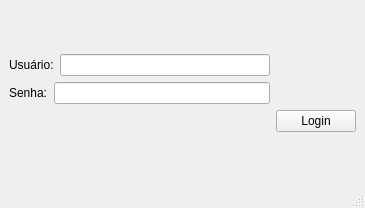
<?xml version="1.0" encoding="UTF-8"?>
<ui version="4.0">
 <class>Login</class>
 <widget class="QMainWindow" name="Login">
  <property name="geometry">
   <rect>
    <x>0</x>
    <y>0</y>
    <width>365</width>
    <height>208</height>
   </rect>
  </property>
  <property name="windowTitle">
   <string>MainWindow</string>
  </property>
  <widget class="QWidget" name="centralwidget">
   <layout class="QGridLayout" name="gridLayout_2">
    <item row="0" column="0">
     <layout class="QGridLayout" name="gridLayout">
      <item row="0" column="0">
       <layout class="QVBoxLayout" name="verticalLayout">
        <item>
         <layout class="QHBoxLayout" name="horizontalLayout">
          <item>
           <widget class="QLabel" name="label">
            <property name="styleSheet">
             <string notr="true">font: 75 10pt &quot;MS Shell Dlg 2&quot;;</string>
            </property>
            <property name="text">
             <string>Usuário:</string>
            </property>
           </widget>
          </item>
          <item>
           <widget class="QLineEdit" name="user_lEdit"/>
          </item>
         </layout>
        </item>
        <item>
         <layout class="QHBoxLayout" name="horizontalLayout_2">
          <item>
           <widget class="QLabel" name="label_2">
            <property name="styleSheet">
             <string notr="true">font: 75 10pt &quot;MS Shell Dlg 2&quot;;</string>
            </property>
            <property name="text">
             <string>Senha:</string>
            </property>
           </widget>
          </item>
          <item>
           <widget class="QLineEdit" name="passw_lEdit"/>
          </item>
         </layout>
        </item>
       </layout>
      </item>
      <item row="1" column="1">
       <widget class="QPushButton" name="connect_btn">
        <property name="text">
         <string>Login</string>
        </property>
       </widget>
      </item>
      <item row="1" column="0">
       <widget class="QLabel" name="status_lbl">
        <property name="text">
         <string/>
        </property>
       </widget>
      </item>
     </layout>
    </item>
   </layout>
  </widget>
  <widget class="QMenuBar" name="menubar">
   <property name="geometry">
    <rect>
     <x>0</x>
     <y>0</y>
     <width>365</width>
     <height>21</height>
    </rect>
   </property>
  </widget>
  <widget class="QStatusBar" name="statusbar"/>
 </widget>
 <resources/>
 <connections/>
</ui>
